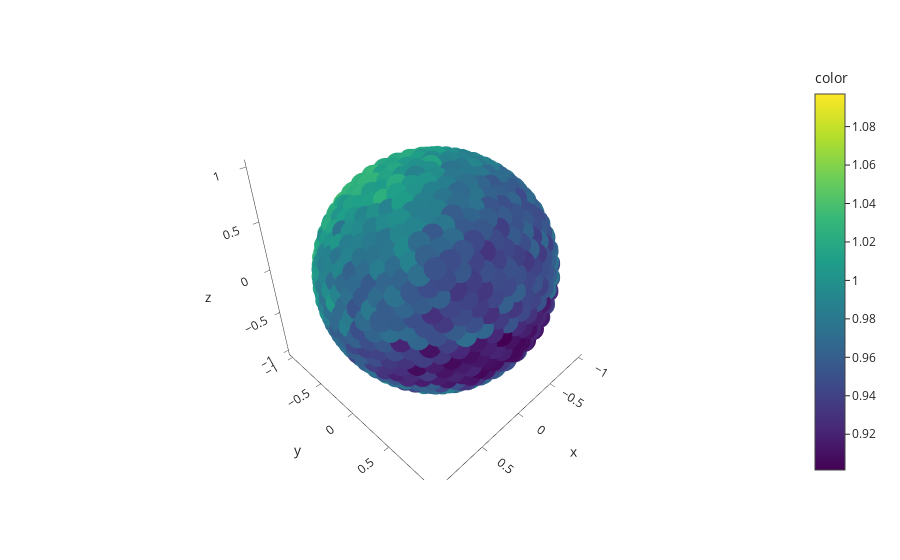

Notebook code cell kept with this figure:
### Code cell
#CHECK SYMMETRY, I.E. PLOT fidelity of qubit 0/fidelity of qubit 2

df = px.data.iris()
ratio=data_sheet.prob_0_qubit_2/data_sheet.prob_0_qubit_0
fig = px.scatter_3d(df, x, y, z, color=ratio, template="simple_white")

fig.show()
print("Number of points: ", len(x))
print("Average fidelity: ", np.average(ratio))
print("Standard deviation: ", np.std(ratio))

### Figure 1 — Plotly figure (JSON) as saved in the notebook; plotly's stock layout.template omitted (floating-point values rounded to 4 significant figures; data arrays with more than 128 entries replaced by an {"elided": "..."} marker saying what was removed)
{"data": [{"hovertemplate": "x=%{x}<br>y=%{y}<br>z=%{z}<br>color=%{marker.color}<extra></extra>", "legendgroup": "", "marker": {"color": {"elided": "1000 float values"}, "coloraxis": "coloraxis", "symbol": "circle"}, "mode": "markers", "name": "", "scene": "scene", "showlegend": false, "type": "scatter3d", "x": {"elided": "1000 float values"}, "y": {"elided": "1000 float values"}, "z": {"elided": "1000 float values"}}], "layout": {"coloraxis": {"colorbar": {"title": {"text": "color"}}, "colorscale": [[0, "#440154"], [0.1111, "#482878"], [0.2222, "#3e4989"], [0.3333, "#31688e"], [0.4444, "#26828e"], [0.5556, "#1f9e89"], [0.6667, "#35b779"], [0.7778, "#6ece58"], [0.8889, "#b5de2b"], [1, "#fde725"]]}, "legend": {"tracegroupgap": 0}, "margin": {"t": 60}, "scene": {"domain": {"x": [0, 1], "y": [0, 1]}, "xaxis": {"title": {"text": "x"}}, "yaxis": {"title": {"text": "y"}}, "zaxis": {"title": {"text": "z"}}}}}
